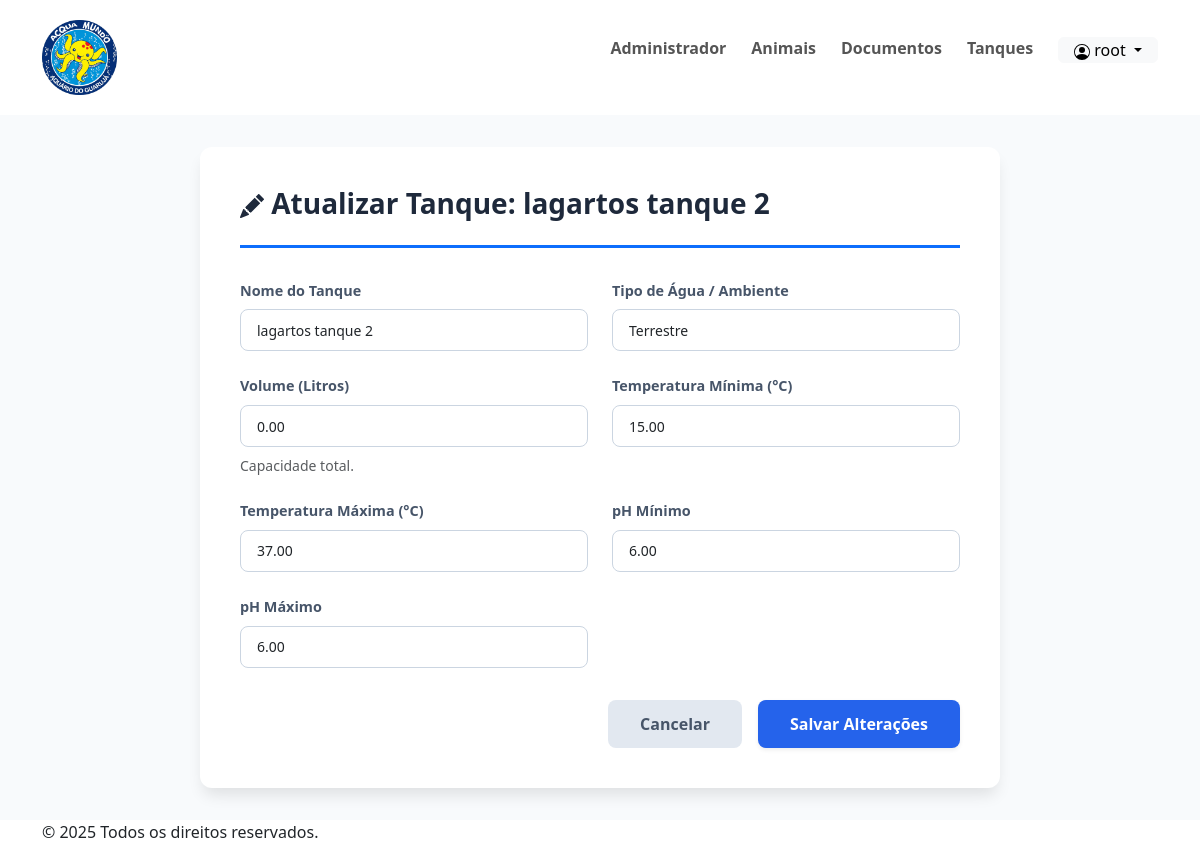
Page /animais/update/tanque/4 (signed in) on the committed database.
### animais/models.py (models this page shows, shortened)
class TanqueModels(models.Model):
    TIPO_TANQUE_CHOICES = [
        ('DOCE', 'Água Doce'),
        ('SALGADA', 'Água Salgada'),
        ('SALOBRA', 'Água Salobra'),
        ('TERRESTRE', 'Terrestre'),
        ('AMBOS', 'Aquático & Terrestre'),
    ]
    nome = models.CharField(max_length=125)
    tipo = models.CharField(max_length=10, choices=TIPO_TANQUE_CHOICES)
    volume_litros = models.DecimalField(max_digits=10, decimal_places=2)
    temperatura_min = models.DecimalField(max_digits=5, decimal_places=2, help_text="Temperatura mínima em °C")
    temperatura_max = models.DecimalField(max_digits=5, decimal_places=2, help_text="Temperatura máxima em °C")
    ph_min = models.DecimalField(max_digits=4, decimal_places=2, help_text="pH mínimo")
    ph_max = models.DecimalField(max_digits=4, decimal_places=2, help_text="pH máximo")
    data_criacao = models.DateTimeField(auto_now_add=True)

### animais/views.py (the view)
class UpdateTanque(LoginRequiredMixin, UpdateView):
    model = TanqueModels
    form_class = TanqueForms
    success_url = reverse_lazy('animais:dashboard')
    template_name = 'tanques/form.html'

### animais/forms.py
class TanqueForms(forms.ModelForm):
    class Meta:
        model = TanqueModels
        fields = '__all__'
    def __init__(self, *args, **kwargs):
        super().__init__(*args, **kwargs)
        for field in self.fields:
            self.fields[field].widget.attrs.update({'class':'form-control form-control-sm'})

### animais/templates/tanques/form.html (shortened to what this page needs)
{% extends "partials/base.html" %}
{% load static %}
{% block content %}
<section class="form-section">
    <div class="modern-card">
        <div class="form-header border-bottom border-primary border-3">
            <h2>
                {% if form.instance.pk %}
                    Atualizar Tanque: {{ form.instance.nome }}
                {% else %}
                    <svg xmlns="http://www.w3.org/2000/svg" width="24" height="24" fill="currentColor" class="bi bi-plus-circle-fill" viewBox="0 0 16 16">
                        <path d="M16 8A8 8 0 1 1 0 8a8 8 0 0 1 16 0M8.5 4.5a.5.5 0 0 0-1 0v3h-3a.5.5 0 0 0 0 1h3v3a.5.5 0 0 0 1 0v-3h3a.5.5 0 0 0 0-1h-3z"/>
                    </svg>
                    Novo Cadastro de Tanque
                {% endif %}
            </h2>
        </div>
        <form method="post">
            <div class="form-grid">
                <div class="form-group">
                    <label for="{{ form.nome.id_for_label }}">Nome do Tanque</label>
                    {{ form.nome }}
                </div>
                <div class="form-group">
                    <label for="{{ form.tipo.id_for_label }}">Tipo de Água / Ambiente</label>
                    {{ form.tipo }}
                </div>
                <div class="form-group">
                    <label for="{{ form.volume_litros.id_for_label }}">Volume (Litros)</label>
                    {{ form.volume_litros }}
                    <small class="text-muted">Capacidade total.</small>
                </div>
                <div class="form-group">
                    <label for="{{ form.temperatura_min.id_for_label }}">Temperatura Mínima (°C)</label>
                    {{ form.temperatura_min }}
                </div>
                <div class="form-group">
                    <label for="{{ form.temperatura_max.id_for_label }}">Temperatura Máxima (°C)</label>
                    {{ form.temperatura_max }}
                </div>
                <div class="form-group">
                    <label for="{{ form.ph_min.id_for_label }}">pH Mínimo</label>
                    {{ form.ph_min }}
                </div>
                <div class="form-group">
                    <label for="{{ form.ph_max.id_for_label }}">pH Máximo</label>
                    {{ form.ph_max }}
                </div>
            </div>
            <div class="btn-container">
                <a href="{% url 'animais:dashboard' %}" class="btn-cancel">Cancelar</a>
                <button type="submit" class="btn-submit shadow-sm">
                    {% if form.instance.pk %}Salvar Alterações{% else %}Confirmar Cadastro{% endif %}
                </button>
            </div>
        </form>
    </div>
</section>
{% endblock content %}

### templates/partials/header.html (shortened to what this page needs)
{% load static %}
<header class="header">
    <div class="container">
        <nav class="header__nav">
            <a href="{% url 'home:home' %}" class="header__logo">
                <img src="{% static 'imgs/logo_acqua-removebg-preview.png' %}" alt="" width="75px" height="75px">
            </a>
            <ul class="nav__list">
                {% if user.is_superuser %}
                    <li><a href="/admin/" class="nav__link">Administrador </a></li>
                {% endif %}
                <li><a href="{% url 'animais:list_animais' %}" class="nav__link">Animais</a></li>
                <li><a href="{% url 'documentos:lista_documentos' %}" class="nav__link">Documentos</a></li>
                <li><a href="{% url 'animais:dashboard' %}" class="nav__link">Tanques</a></li>
                <div class="dropdown">
                    <button style="padding: 0px 15px;" class="dropdown-toggle btn btn-light" type="button" data-bs-toggle="dropdown" aria-expanded="false">
                        <span class="nome-user"> {{request.user}} </span>
                    </button>
                </div>
            </ul>
        </nav>
    </div>
</header>

### animais/templates/tanques/form.html (style rules this page uses)
:root { --primary-color: #2563eb; --secondary-bg: #f8fafc; --text-main: #1e293b; --border-radius: 12px; --shadow: 0 10px 15px -3px rgba(0, 0, 0, 0.1); }
.form-section { min-height: 80vh; display: flex; justify-content: center; align-items: center; padding: 2rem 1rem; background-color: var(--secondary-bg); }
.modern-card { background: white; width: 100%; max-width: 800px; padding: 2.5rem; border-radius: var(--border-radius); box-shadow: var(--shadow); }
.form-header { margin-bottom: 2rem; border-bottom: 2px solid #e2e8f0; padding-bottom: 1rem; }
.form-header h2 { color: var(--text-main); font-weight: 700; font-size: 1.75rem; }
.form-grid { display: grid; grid-template-columns: repeat(2, 1fr); gap: 1.5rem; }
.form-group { display: flex; flex-direction: column; gap: 0.5rem; }
.form-group label { font-weight: 600; color: #475569; font-size: 0.9rem; }
.form-control { border: 1.5px solid #cbd5e1; border-radius: 8px; padding: 0.6rem 1rem; transition: all 0.3s ease; }
.btn-container { margin-top: 2rem; display: flex; gap: 1rem; justify-content: flex-end; }
.btn-submit { background-color: var(--primary-color); color: white; padding: 0.75rem 2rem; border: none; border-radius: 8px; font-weight: 600; cursor: pointer; transition: transform 0.2s; }
.btn-cancel { background-color: #e2e8f0; color: #475569; padding: 0.75rem 2rem; border: none; border-radius: 8px; text-decoration: none; font-weight: 600; text-align: center; }

### templates/partials/header.html (style rules this page uses)
.header { background-color: #fff; padding: 20px 0; box-shadow: 0 2px 4px rgba(0, 0, 0, 0.05); }
.header__nav { display: flex; justify-content: space-between; align-items: center; }
.header__logo { font-size: 1.8rem; font-weight: 700; color: #4a4a4a; text-decoration: none; }
.nav__list { list-style: none; display: flex; gap: 25px; }
.nav__link { text-decoration: none; color: #555; font-weight: 600; transition: color 0.3s ease; }

### rows in the picture
TanqueModels: instance.nome "lagartos tanque 2", nome "lagartos tanque 2", tipo "Terrestre", volume_litros "0.00", temperatura_min "15.00", temperatura_max "37.00", ph_min "6.00", ph_max "6.00"

### other values in the picture
{{ request.user }} "root"
